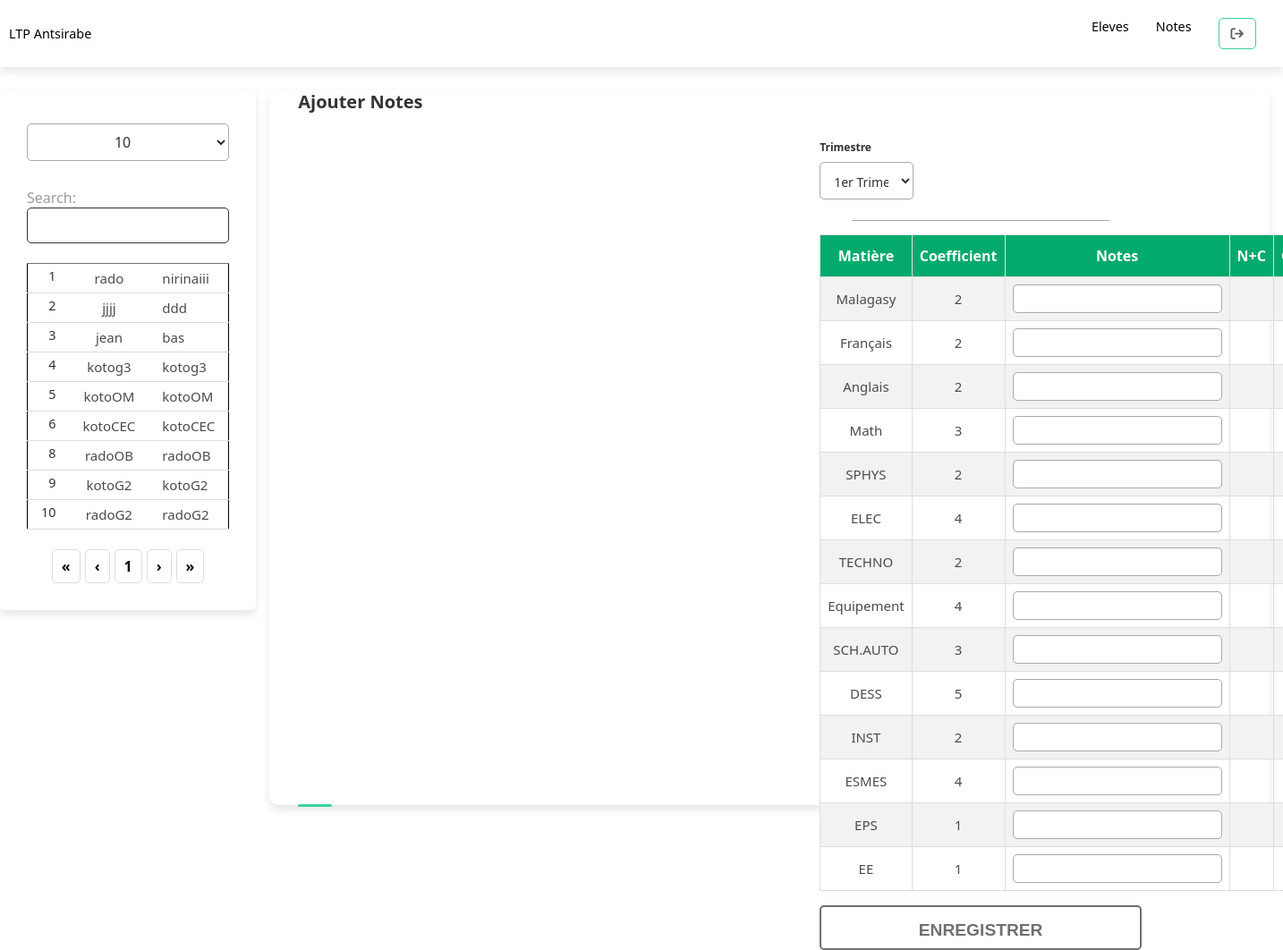
The page /Controller/NoteController.php on the database as committed earlier.
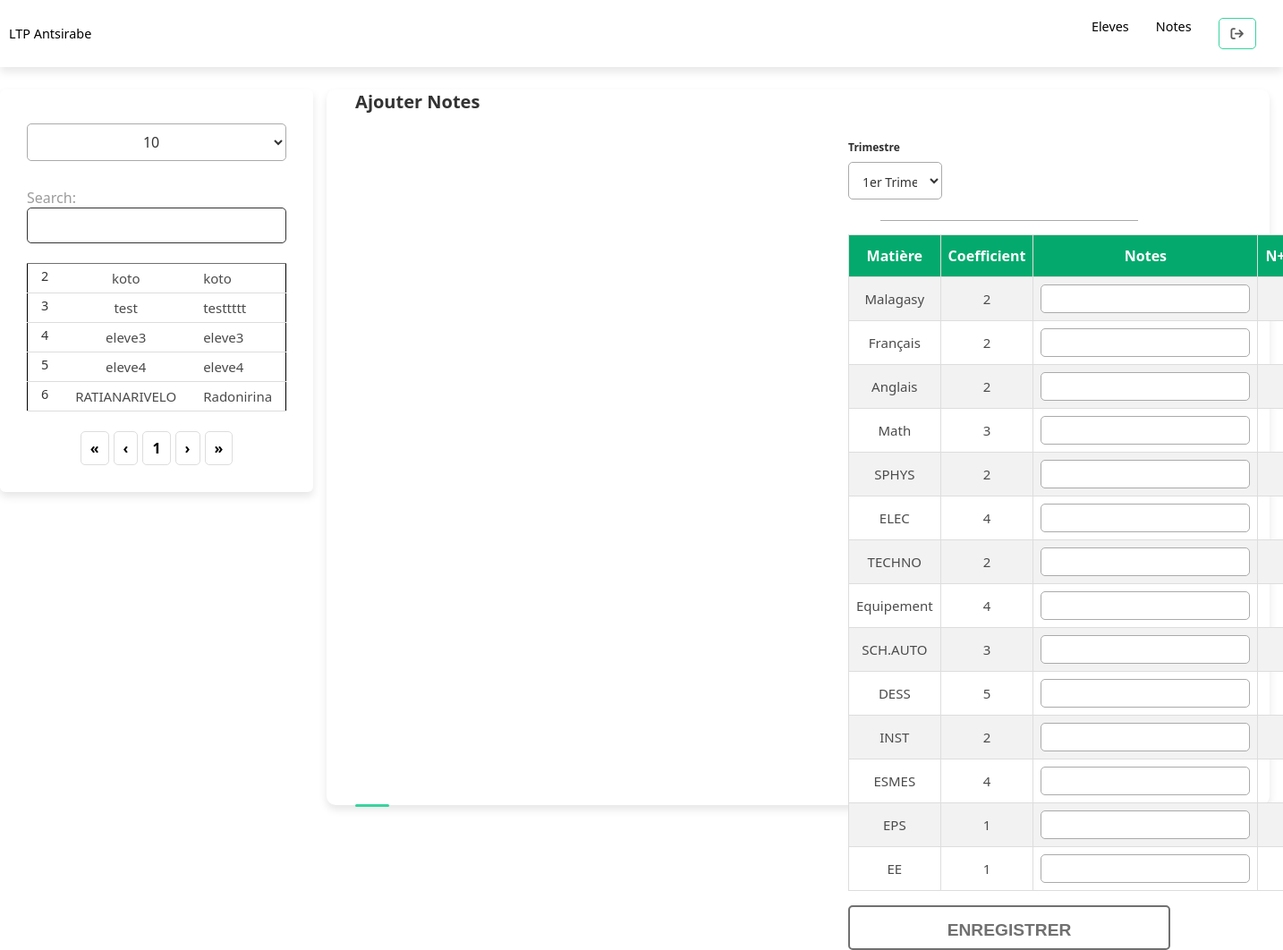
The same page on the database as committed later.
### tables this page shows
CREATE TABLE `eleves` (
  `id` int(11) NOT NULL,
  `nom` varchar(255) NOT NULL,
  `prenom` varchar(255) NOT NULL,
  `date_naissance` date NOT NULL,
  `numero` int(4) NOT NULL,
  `matricule` varchar(255) NOT NULL,
  `sexe` varchar(6) NOT NULL,
  `secteur` varchar(255) NOT NULL,
  `filiere` varchar(255) NOT NULL,
  `niveau` varchar(255) NOT NULL,
  `Contact` varchar(100) NOT NULL,
  `Address` varchar(100) NOT NULL,
  `Inscription` varchar(100) NOT NULL,
  `Observation` varchar(11) NOT NULL
);

### Controller/NoteController.php (called while the page is built, shortened)
<?php
    require_once '../Models/EleveModel.php';
    require_once '../Dbo/DbAcces.php';
    require_once '../config/database.php';
    $contro = new DbAcces($conn);
    $lesEleves = $contro->ListeEleve();
    $id = null;
    $lienCss = null;
    include '../formulaireNoteEL.php';

### Dbo/DbAcces.php (called while the page is built, shortened)
<?php
    require_once '../Models/EleveModel.php';
    class DbAcces{
        private $conn;
        public function __construct($conn){
            $this->conn = $conn;
        }
        public function ListeEleve() {
            try {
                $requete = $this->conn->query("SELECT * FROM eleves");
                $eleves = [];
                while ($row = $requete->fetch(PDO::FETCH_ASSOC)) {
                    $eleves[] = new EleveModel(
                        $row["id"],
                        $row["nom"],
                        $row["prenom"],
                        $row["date_naissance"],
                        $row["numero"],
                        $row["matricule"],
                        $row["sexe"],
                        $row["secteur"],
                        $row["filiere"],
                        $row["niveau"],
                        $row["Contact"],
                        $row["Address"],
                        $row["Inscription"],
                        $row["Observation"],
                    );
                }
                return $eleves;
            } catch (PDOException $ex) {
                echo "Erreur : " . $ex->getMessage();
                return false;
            }
        }
    }
?>

### Models/EleveModel.php (called while the page is built, shortened)
<?php
    class EleveModel{
        private $id;
        private $nom;
        private $prenom;
        public function __construct($id,$nom,$prenom,$date_naissance,$numero,$matricule,$sexe,$secteur,$filiere,$niveau,$contact,$address,$inscription,$observation){
        $this->id = $id;
            $this->nom = $nom;
            $this->prenom = $prenom;
        }
        public function getId()
        {
                return $this->id;
        }
        public function getNom()
        {
                return $this->nom;
        }
        public function getPrenom()
        {
                return $this->prenom;
        }
    }
?>

### formulaireNoteEL.php (the view, shortened to what the changed rows need)
<!DOCTYPE html>
<html lang="en">
<head>
    <link rel="stylesheet" href="<?php if($lienCss != null){ echo $lienCss; }else{echo '../public/css/formulaire.css';}?>">
    <link rel="stylesheet" href="<?php if($lienCss != null){ echo '../../public/css/liste.css'; }else{echo '../public/css/liste.css';}?>">
    <link rel="stylesheet" href="<?php if($lienCss != null){ echo '../public/css/all.min.css'; }else{echo '../../public/css/all.min.css';}?>">
    <link rel="stylesheet" href="<?php if($lienCss != null){ echo '../public/css/fontawesome.min.css'; }else{echo '../../public/css/fontawesome.min.css';}?>">
    <link rel="stylesheet" href="../../public/css/all.min.css">
    <link rel="stylesheet" href="../../public/css/fontawesome.min.css">
</head>
<body class="body">
<?php
include '../views/header.php';
?>
    <div class="nav">
    <table id="listeEleve" class="display">
        <thead>
            <tr class="heading">
                <th></th>
                <th></th>
                <th></th>
            </tr>
        </thead>
        <tbody>
        <?php
            foreach($lesEleves as $eleve):?>
            <tr class="tbody">
                <td><a href="
                <?php
                    if($id != null){
                        echo '/projetEcole/Controller/NoteEleveController.php/?id='. $eleve->getId();
                    }else{
                        echo 'NoteEleveController.php/?id='.$eleve->getId();
                    }
                    ?>">
                    <?php echo $eleve->getId(); ?></a>
                </td>
                <td><?php echo $eleve->getNom(); ?></td>
                <td><?php echo $eleve->getPrenom(); ?></td>
            </tr>
            <?php endforeach ?>
        </tbody>
        </table>
    </div>
    <div class="container">
        <form action="/projetEcole/Controller/AjoutNoteController.php" method="post">
            <div class="form first">
                <div class="details personal" >
        <table id="customers">
        <tr>
            <th>Matière</th>
            <th>Coefficient</th>
            <th>Notes</th>
            <th>N+C</th>
            <th>Observations</th>
        </tr>
        <tr>
            <td>Malagasy</td>
            <td>2</td>
            <td>
                <input type="number" name="malagasy">
            </td>
            <td></td>
            <td></td>
        </tr>
        <tr>
            <td>Français</td>
            <td>2</td>
            <td>
                <input type="number" name="francais">
            </td>
            <td></td>
            <td></td>
        </tr>
        <tr>
            <td>Anglais</td>
            <td>2</td>
            <td>
                <input type="number" name="anglais">
            </td>
            <td></td>
            <td></td>
        </tr>
        <tr>
            <td>Math</td>
            <td>3</td>
            <td>
                <input type="number" name="math">
            </td>
            <td></td>
            <td></td>
        </tr>
        <tr>
            <td>SPHYS</td>
            <td>2</td>
            <td>
                <input type="number" name="sphys">
            </td>
            <td></td>
            <td></td>
        </tr>
        <tr>
            <td>ELEC</td>
            <td>4</td>
            <td>
                <input type="number" name="elec">
            </td>
            <td></td>
            <td></td>
        </tr>
        <tr>
            <td>TECHNO</td>
            <td>2</td>
            <td>
                <input type="number" name="techno">
            </td>
            <td></td>
            <td></td>
        </tr>
        <tr>
            <td>Equipement</td>
            <td>4</td>
            <td>
                <input type="number" name="equipement">
            </td>
            <td></td>
            <td></td>
        </tr>
        <tr>
            <td>SCH.AUTO</td>
            <td>3</td>
            <td>
                <input type="number" name="schauto">
            </td>
            <td></td>
            <td></td>
        </tr>
        <tr>
            <td>DESS</td>
            <td>5</td>
            <td>
                <input type="number" name="dess">
            </td>
            <td></td>
            <td></td>
        </tr>
        <tr>
            <td>INST</td>
            <td>2</td>
            <td>
                <input type="number" name="inst">
            </td>
            <td></td>
            <td></td>
        </tr>
        <tr>
            <td>ESMES</td>
            <td>4</td>
            <td>
                <input type="number" name="esmes">
            </td>
            <td></td>
            <td></td>
        </tr>
        <tr>
            <td>EPS</td>
            <td>1</td>
            <td>
                <input type="number" name="eps">
            </td>
            <td></td>
            <td></td>
        </tr>
        <tr>
            <td>EE</td>
            <td>1</td>
            <td>
                <input type="number" name="ee">
            </td>
            <td></td>
            <td></td>
        </tr>
        </table>
        </form>
    </div>
</body>
</html>

Rows that differ between the two databases and show on the page:
removed eleves: id "1", nom "rado", prenom "nirinaiii"
removed eleves: id "8", nom "radoOB", prenom "radoOB"
removed eleves: id "9", nom "kotoG2", prenom "kotoG2"
removed eleves: id "10", nom "radoG2", prenom "radoG2"
changed eleves id 6: nom "kotoCEC" → "RATIANARIVELO"; prenom "kotoCEC" → "Radonirina"; moves up the list
changed eleves id 2: nom "jjjj" → "koto"; prenom "ddd" → "koto"
changed eleves id 3: nom "jean" → "test"; prenom "bas" → "testtttt"
changed eleves id 4: nom "kotog3" → "eleve3"; prenom "kotog3" → "eleve3"
changed eleves id 5: nom "kotoOM" → "eleve4"; prenom "kotoOM" → "eleve4"
